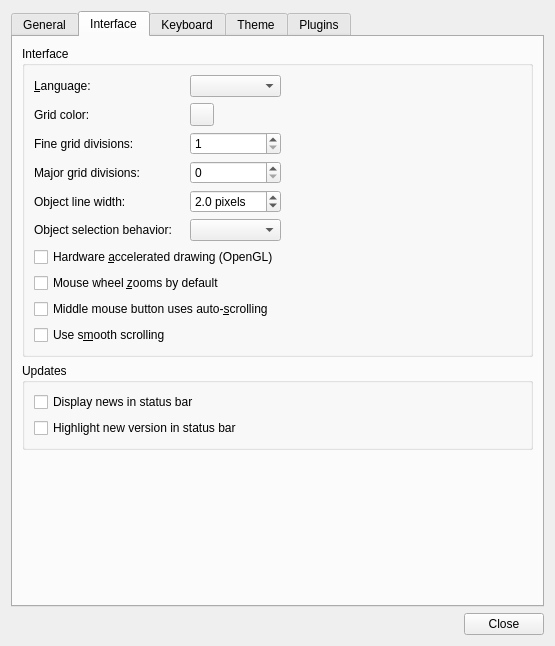
<?xml version="1.0" encoding="UTF-8"?>
<ui version="4.0">
 <class>PreferencesDialog</class>
 <widget class="QDialog" name="PreferencesDialog">
  <property name="geometry">
   <rect>
    <x>0</x>
    <y>0</y>
    <width>555</width>
    <height>646</height>
   </rect>
  </property>
  <property name="windowTitle">
   <string>Preferences</string>
  </property>
  <layout class="QVBoxLayout" name="verticalLayout">
   <property name="sizeConstraint">
    <enum>QLayout::SetMinimumSize</enum>
   </property>
   <item>
    <widget class="QTabWidget" name="tabWidget">
     <property name="currentIndex">
      <number>1</number>
     </property>
     <widget class="QWidget" name="generalTab">
      <attribute name="title">
       <string>General</string>
      </attribute>
      <layout class="QVBoxLayout" name="verticalLayout_2">
       <item>
        <widget class="QGroupBox" name="saveAndLoadGroupBox">
         <property name="title">
          <string>Saving and Loading</string>
         </property>
         <layout class="QGridLayout" name="gridLayout">
          <item row="2" column="0">
           <widget class="QCheckBox" name="safeSaving">
            <property name="toolTip">
             <string>Turn this off if you're having trouble saving your files.</string>
            </property>
            <property name="text">
             <string>Use safe writing of files</string>
            </property>
           </widget>
          </item>
          <item row="1" column="0">
           <widget class="QCheckBox" name="restoreSession">
            <property name="text">
             <string>Restore previous session on startup</string>
            </property>
           </widget>
          </item>
          <item row="0" column="0" colspan="2">
           <widget class="QCheckBox" name="reloadTilesetImages">
            <property name="text">
             <string>&amp;Reload tileset images when they change</string>
            </property>
           </widget>
          </item>
          <item row="3" column="0">
           <widget class="QCheckBox" name="exportOnSave">
            <property name="text">
             <string>Repeat last export on save</string>
            </property>
           </widget>
          </item>
         </layout>
        </widget>
       </item>
       <item>
        <widget class="QGroupBox" name="exportGroupBox">
         <property name="title">
          <string>Export Options</string>
         </property>
         <layout class="QGridLayout" name="gridLayout_5">
          <item row="2" column="0">
           <widget class="QCheckBox" name="resolveObjectTypesAndProperties">
            <property name="text">
             <string>Resolve object types and properties</string>
            </property>
           </widget>
          </item>
          <item row="0" column="0" colspan="2">
           <widget class="QCheckBox" name="embedTilesets">
            <property name="text">
             <string>Embed tilesets</string>
            </property>
           </widget>
          </item>
          <item row="1" column="0" colspan="2">
           <widget class="QCheckBox" name="detachTemplateInstances">
            <property name="text">
             <string>Detach templates</string>
            </property>
           </widget>
          </item>
          <item row="3" column="0">
           <widget class="QCheckBox" name="minimizeOutput">
            <property name="toolTip">
             <string>Omits unnecessary whitespace when supported by the output format</string>
            </property>
            <property name="text">
             <string>Minimize output</string>
            </property>
           </widget>
          </item>
         </layout>
        </widget>
       </item>
       <item>
        <widget class="QGroupBox" name="crashReporting">
         <property name="title">
          <string>Crash Reporting</string>
         </property>
         <layout class="QHBoxLayout" name="horizontalLayout_2">
          <property name="spacing">
           <number>0</number>
          </property>
          <item>
           <widget class="QCheckBox" name="sendCrashReports">
            <property name="text">
             <string>Enable sending anonymous crash reports</string>
            </property>
           </widget>
          </item>
          <item>
           <widget class="QLabel" name="crashReportingLabel">
            <property name="text">
             <string>(&lt;a href=&quot;https://www.mapeditor.org/crash-reporting&quot;&gt;more information&lt;/a&gt;)</string>
            </property>
            <property name="textFormat">
             <enum>Qt::RichText</enum>
            </property>
            <property name="buddy">
             <cstring>sendCrashReports</cstring>
            </property>
           </widget>
          </item>
          <item>
           <spacer name="horizontalSpacer_3">
            <property name="orientation">
             <enum>Qt::Horizontal</enum>
            </property>
            <property name="sizeHint" stdset="0">
             <size>
              <width>0</width>
              <height>0</height>
             </size>
            </property>
           </spacer>
          </item>
         </layout>
        </widget>
       </item>
       <item>
        <spacer name="verticalSpacer">
         <property name="orientation">
          <enum>Qt::Vertical</enum>
         </property>
         <property name="sizeHint" stdset="0">
          <size>
           <width>20</width>
           <height>1</height>
          </size>
         </property>
        </spacer>
       </item>
      </layout>
     </widget>
     <widget class="QWidget" name="interfaceTab">
      <attribute name="title">
       <string>Interface</string>
      </attribute>
      <layout class="QVBoxLayout" name="verticalLayout_7">
       <item>
        <widget class="QGroupBox" name="interfaceGroupBox">
         <property name="title">
          <string>Interface</string>
         </property>
         <layout class="QGridLayout" name="gridLayout_2">
          <item row="2" column="0">
           <widget class="QLabel" name="label_3">
            <property name="text">
             <string>Grid color:</string>
            </property>
            <property name="buddy">
             <cstring>gridColor</cstring>
            </property>
           </widget>
          </item>
          <item row="2" column="3">
           <widget class="Tiled::ColorButton" name="gridColor"/>
          </item>
          <item row="3" column="0">
           <widget class="QLabel" name="label_4">
            <property name="text">
             <string>Fine grid divisions:</string>
            </property>
            <property name="buddy">
             <cstring>gridFine</cstring>
            </property>
           </widget>
          </item>
          <item row="6" column="0">
           <widget class="QLabel" name="label_6">
            <property name="text">
             <string>Object selection behavior:</string>
            </property>
            <property name="buddy">
             <cstring>objectSelectionBehaviorCombo</cstring>
            </property>
           </widget>
          </item>
          <item row="5" column="0">
           <widget class="QLabel" name="label">
            <property name="text">
             <string>Object line width:</string>
            </property>
            <property name="buddy">
             <cstring>objectLineWidth</cstring>
            </property>
           </widget>
          </item>
          <item row="5" column="3">
           <widget class="QDoubleSpinBox" name="objectLineWidth">
            <property name="suffix">
             <string> pixels</string>
            </property>
            <property name="decimals">
             <number>1</number>
            </property>
            <property name="minimum">
             <double>1.000000000000000</double>
            </property>
            <property name="value">
             <double>2.000000000000000</double>
            </property>
           </widget>
          </item>
          <item row="3" column="3">
           <widget class="QSpinBox" name="gridFine">
            <property name="minimum">
             <number>1</number>
            </property>
            <property name="maximum">
             <number>128</number>
            </property>
           </widget>
          </item>
          <item row="0" column="3">
           <widget class="QComboBox" name="languageCombo"/>
          </item>
          <item row="11" column="0" colspan="5">
           <widget class="QCheckBox" name="smoothScrolling">
            <property name="text">
             <string>Use s&amp;mooth scrolling</string>
            </property>
           </widget>
          </item>
          <item row="0" column="4">
           <spacer name="horizontalSpacer_2">
            <property name="orientation">
             <enum>Qt::Horizontal</enum>
            </property>
            <property name="sizeHint" stdset="0">
             <size>
              <width>0</width>
              <height>20</height>
             </size>
            </property>
           </spacer>
          </item>
          <item row="8" column="0" colspan="5">
           <widget class="QCheckBox" name="openGL">
            <property name="text">
             <string>Hardware &amp;accelerated drawing (OpenGL)</string>
            </property>
           </widget>
          </item>
          <item row="10" column="0" colspan="5">
           <widget class="QCheckBox" name="autoScrolling">
            <property name="text">
             <string>Middle mouse button uses auto-&amp;scrolling</string>
            </property>
           </widget>
          </item>
          <item row="0" column="0">
           <widget class="QLabel" name="label_2">
            <property name="text">
             <string>&amp;Language:</string>
            </property>
            <property name="buddy">
             <cstring>languageCombo</cstring>
            </property>
           </widget>
          </item>
          <item row="9" column="0" colspan="5">
           <widget class="QCheckBox" name="wheelZoomsByDefault">
            <property name="text">
             <string>Mouse wheel &amp;zooms by default</string>
            </property>
           </widget>
          </item>
          <item row="6" column="3">
           <widget class="QComboBox" name="objectSelectionBehaviorCombo"/>
          </item>
          <item row="4" column="0">
           <widget class="QLabel" name="label_7">
            <property name="text">
             <string>Major grid divisions:</string>
            </property>
           </widget>
          </item>
          <item row="4" column="3">
           <widget class="QSpinBox" name="gridMajor"/>
          </item>
         </layout>
        </widget>
       </item>
       <item>
        <widget class="QGroupBox" name="updatesGroupBox">
         <property name="title">
          <string>Updates</string>
         </property>
         <layout class="QVBoxLayout" name="verticalLayout_4">
          <item>
           <widget class="QCheckBox" name="displayNewsCheckBox">
            <property name="text">
             <string>Display news in status bar</string>
            </property>
           </widget>
          </item>
          <item>
           <widget class="QCheckBox" name="displayNewVersionCheckBox">
            <property name="text">
             <string>Highlight new version in status bar</string>
            </property>
           </widget>
          </item>
         </layout>
        </widget>
       </item>
       <item>
        <spacer name="verticalSpacer_3">
         <property name="orientation">
          <enum>Qt::Vertical</enum>
         </property>
         <property name="sizeHint" stdset="0">
          <size>
           <width>20</width>
           <height>0</height>
          </size>
         </property>
        </spacer>
       </item>
      </layout>
     </widget>
     <widget class="Tiled::ShortcutSettingsPage" name="keyboardTab">
      <attribute name="title">
       <string>Keyboard</string>
      </attribute>
     </widget>
     <widget class="QWidget" name="updatesTab">
      <attribute name="title">
       <string>Theme</string>
      </attribute>
      <layout class="QVBoxLayout" name="verticalLayout_3">
       <item>
        <widget class="QGroupBox" name="themeGroupBox">
         <property name="title">
          <string>Theme</string>
         </property>
         <layout class="QGridLayout" name="gridLayout_4">
          <item row="0" column="1">
           <spacer name="horizontalSpacer_4">
            <property name="orientation">
             <enum>Qt::Horizontal</enum>
            </property>
            <property name="sizeType">
             <enum>QSizePolicy::Fixed</enum>
            </property>
            <property name="sizeHint" stdset="0">
             <size>
              <width>100</width>
              <height>20</height>
             </size>
            </property>
           </spacer>
          </item>
          <item row="0" column="2">
           <widget class="QComboBox" name="styleCombo"/>
          </item>
          <item row="2" column="0" colspan="2">
           <widget class="QLabel" name="selectionColorLabel">
            <property name="text">
             <string>Selection color:</string>
            </property>
           </widget>
          </item>
          <item row="2" column="2">
           <widget class="Tiled::ColorButton" name="selectionColor"/>
          </item>
          <item row="0" column="0">
           <widget class="QLabel" name="label_5">
            <property name="text">
             <string>Style:</string>
            </property>
            <property name="buddy">
             <cstring>styleCombo</cstring>
            </property>
           </widget>
          </item>
          <item row="1" column="2">
           <widget class="Tiled::ColorButton" name="baseColor"/>
          </item>
          <item row="0" column="3">
           <spacer name="horizontalSpacer">
            <property name="orientation">
             <enum>Qt::Horizontal</enum>
            </property>
            <property name="sizeHint" stdset="0">
             <size>
              <width>72</width>
              <height>20</height>
             </size>
            </property>
           </spacer>
          </item>
          <item row="1" column="0" colspan="2">
           <widget class="QLabel" name="baseColorLabel">
            <property name="text">
             <string>Base color:</string>
            </property>
            <property name="buddy">
             <cstring>baseColor</cstring>
            </property>
           </widget>
          </item>
         </layout>
        </widget>
       </item>
       <item>
        <spacer name="verticalSpacer_2">
         <property name="orientation">
          <enum>Qt::Vertical</enum>
         </property>
         <property name="sizeHint" stdset="0">
          <size>
           <width>20</width>
           <height>0</height>
          </size>
         </property>
        </spacer>
       </item>
      </layout>
     </widget>
     <widget class="QWidget" name="pluginsTab">
      <attribute name="title">
       <string>Plugins</string>
      </attribute>
      <layout class="QVBoxLayout" name="verticalLayout_6">
       <item>
        <widget class="QGroupBox" name="groupBox_4">
         <property name="title">
          <string>Enabled Plugins</string>
         </property>
         <layout class="QVBoxLayout" name="verticalLayout_5">
          <item>
           <widget class="QListView" name="pluginList"/>
          </item>
         </layout>
        </widget>
       </item>
       <item>
        <widget class="QGroupBox" name="groupBox">
         <property name="title">
          <string>Extensions</string>
         </property>
         <layout class="QHBoxLayout" name="horizontalLayout">
          <item>
           <widget class="QLabel" name="extensionsPathLabel">
            <property name="text">
             <string>Directory:</string>
            </property>
           </widget>
          </item>
          <item>
           <widget class="QLineEdit" name="extensionsPathEdit">
            <property name="readOnly">
             <bool>true</bool>
            </property>
           </widget>
          </item>
          <item>
           <widget class="QPushButton" name="openExtensionsPathButton">
            <property name="text">
             <string>Open...</string>
            </property>
           </widget>
          </item>
         </layout>
        </widget>
       </item>
      </layout>
     </widget>
    </widget>
   </item>
   <item>
    <widget class="QDialogButtonBox" name="buttonBox">
     <property name="orientation">
      <enum>Qt::Horizontal</enum>
     </property>
     <property name="standardButtons">
      <set>QDialogButtonBox::Close</set>
     </property>
    </widget>
   </item>
  </layout>
 </widget>
 <customwidgets>
  <customwidget>
   <class>Tiled::ColorButton</class>
   <extends>QToolButton</extends>
   <header>colorbutton.h</header>
  </customwidget>
  <customwidget>
   <class>Tiled::ShortcutSettingsPage</class>
   <extends>QWidget</extends>
   <header>shortcutsettingspage.h</header>
   <container>1</container>
  </customwidget>
 </customwidgets>
 <tabstops>
  <tabstop>tabWidget</tabstop>
  <tabstop>reloadTilesetImages</tabstop>
  <tabstop>restoreSession</tabstop>
  <tabstop>safeSaving</tabstop>
  <tabstop>exportOnSave</tabstop>
  <tabstop>embedTilesets</tabstop>
  <tabstop>detachTemplateInstances</tabstop>
  <tabstop>resolveObjectTypesAndProperties</tabstop>
  <tabstop>minimizeOutput</tabstop>
  <tabstop>sendCrashReports</tabstop>
  <tabstop>languageCombo</tabstop>
  <tabstop>gridColor</tabstop>
  <tabstop>gridFine</tabstop>
  <tabstop>objectLineWidth</tabstop>
  <tabstop>objectSelectionBehaviorCombo</tabstop>
  <tabstop>openGL</tabstop>
  <tabstop>wheelZoomsByDefault</tabstop>
  <tabstop>autoScrolling</tabstop>
  <tabstop>smoothScrolling</tabstop>
  <tabstop>displayNewsCheckBox</tabstop>
  <tabstop>displayNewVersionCheckBox</tabstop>
  <tabstop>styleCombo</tabstop>
  <tabstop>baseColor</tabstop>
  <tabstop>selectionColor</tabstop>
  <tabstop>pluginList</tabstop>
  <tabstop>extensionsPathEdit</tabstop>
  <tabstop>openExtensionsPathButton</tabstop>
 </tabstops>
 <resources/>
 <connections>
  <connection>
   <sender>buttonBox</sender>
   <signal>rejected()</signal>
   <receiver>PreferencesDialog</receiver>
   <slot>reject()</slot>
   <hints>
    <hint type="sourcelabel">
     <x>322</x>
     <y>416</y>
    </hint>
    <hint type="destinationlabel">
     <x>315</x>
     <y>312</y>
    </hint>
   </hints>
  </connection>
 </connections>
</ui>
